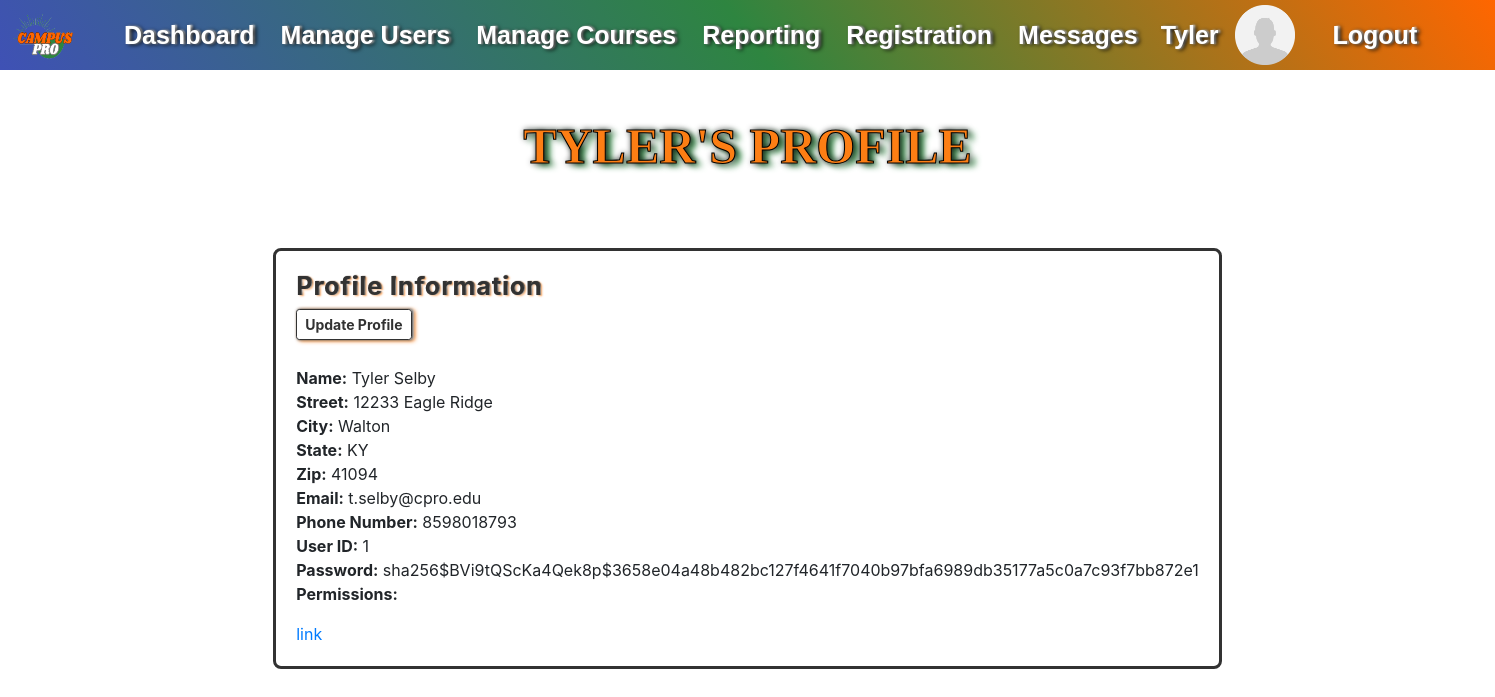
The page /user-profile/ (signed in) on the database its author committed.
### website/models.py (models this page shows)
class User(db.Model, UserMixin):
    id = db.Column(db.Integer, primary_key=True)
    first_name = db.Column(db.String(50), nullable=False)
    last_name = db.Column(db.String(50), nullable=False)
    address = db.Column(db.String(100), nullable=False)
    city = db.Column(db.String(50), nullable=False)
    zip_code = db.Column(db.Integer, nullable=False)
    state = db.Column(db.String(50))
    email = db.Column(db.String(100), nullable=False, unique=True)
    phone_number = db.Column(db.String(15), nullable=False, unique=True)
    password = db.Column(db.String(20), nullable=False)
    permissions = db.Column(db.Integer, None)
    courses = db.relationship('Course')  # When a class is added, this field will store the Courses.id
    """
    We want to be able to choose a user and be able to see all of their notes.
    To do this we need to add a notes field and add a relationship to the Note table.
    This will add the note (which includes all of the information of the
    different fields in the notes database - id, data, date, user_id) to the user's profile
    everytime they create a note which will allow us to find the note easier.
    """

### website/views.py (the view)
@views.route('/user-profile/')
@login_required
def user_profile():
    return render_template("user_profile.html")

### website/__init__.py (called while the page is built)
def create_app():
    app = Flask(__name__)
    app.config['SECRET_KEY'] = 'dj3!8rn*-q87b5mg$f0'
    app.config['SQLALCHEMY_DATABASE_URI'] = f'sqlite:///{DB_NAME}'
    db.init_app(app)
    from .views import views
    from .auth import auth
    app.register_blueprint(views, url_prefix='/')
    app.register_blueprint(auth, url_prefix='/')
    from .models import User, Course
    with app.app_context():
        db.create_all()
    login_manager = LoginManager()
    login_manager.login_view = 'authentication.login'
    login_manager.init_app(app)
    @login_manager.user_loader
    def load_user(id):
        return User.query.get(int(id))
    return app

### website/templates/user_profile.html (shortened to what this page needs)
{% extends "_template_admin.html" %}{% block title %}User Profile{% endblock %}
{%block content%}
<br>
<h1 class="student-title">{{current_user.first_name}}'s Profile</h1>
<div class="container-template">
    <div class="card profile-card" style="border: 3px solid #323232; border-radius: 8px;">
      <div class="card-body">
        <h5 class="profile-card-title">Profile Information</h5>
        <a href="#" class="btn btn-sm" style=" font-weight: bold;">
          Update Profile
        </a>
        <br>
        <strong>Name:</strong>
        {{current_user.first_name}} {{current_user.last_name}}<br>
        <strong>Street:</strong>
        {{current_user.address}}<br>
        <strong>City:</strong>
        {{current_user.city}}<br>
        <strong>State:</strong>
        {{current_user.state}}<br>
        <strong>Zip:</strong>
        {{current_user.zip_code}}<br>
        <strong>Email:</strong>
        {{current_user.email}}<br>
        <strong>Phone Number:</strong>
        {{current_user.phone_number}}<br>
        {% if current_user.permissions == 0 %}
          <strong>User ID:</strong>
          {{current_user.id}}<br>
          <strong>Password:</strong>
          {{current_user.password}}<br>
          <strong>Permissions:</strong><br>
        {% endif %}
        <a href="#" class="card-link">link</a>
      </div>
    </div>
</div>
{% endblock %}

### website/templates/_template_admin.html (shortened to what this page needs)
<!DOCTYPE html>
<html>
  <head>
    <link rel="stylesheet"
      href="https://cdn.jsdelivr.net/npm/bootstrap@4.3.1/dist/css/bootstrap.min.css"
>
    <link
      rel="stylesheet"
      href="https://stackpath.bootstrapcdn.com/font-awesome/4.7.0/css/font-awesome.min.css"
    />
    <link rel="stylesheet" type="text/css" href="{{ url_for('static', filename='css/styles.css') }}">
  </head>
  <body>
    <div id="grad">
      <nav class="navbar navbar-expand-lg navbar-dark">
        <a class="navbar-brand" href="/">
          <img class="navbar-logo" src="{{ url_for('static', filename='assets/CampusProLogo.png') }}" alt="Navbar Logo">
        </a>
        <div class="container1">
          <div class="collapse navbar-collapse" id="navbar">
            <ul class="navbar-nav ml-auto" style="list-style-type: none;">
              <li class="nav-item active">
                <a class="nav-link" href="/admin/dash" style="color: #ffffff;">Dashboard <span class="sr-only">(current)</span></a>
              </li>
              <li class="nav-item">
                <a class="nav-link" href="/admin/manage_users" style="color: #ffffff;">Manage Users</a>
              </li>
              <li class="nav-item">
                <a class="nav-link" href="/admin/manage_courses" style="color: #ffffff;">Manage Courses</a>
              </li>
              <li class="nav-item">
                <a class="nav-link" href="#" style="color: #ffffff;">Reporting</a>
              </li>
              <li class="nav-item">
                <a class="nav-link" href="#" style="color: #ffffff;">Registration</a>
              </li>
              <li class="nav-item">
                <a class="nav-link" href="#" style="color: #ffffff;">Messages</a>
              </li>
            </ul>
            <div class="container2" style="display: flex; justify-content: flex-end;">
              <ul class="navbar-nav ml-auto" style="list-style-type: none;">
                <li style="margin-left: 15px; margin-right: 0%;">
                  <a class="navbar navbar-brand" href="/user-profile/" style="color: #ffffff;">{{current_user.first_name}}</a>
                </li>
                <li style="margin-left: 0%;">
                  <img class="profile-pic" href="/user-profile/"
                    src="{{ url_for('static', filename='assets/gen_profile_pic.png') }}"
                    alt="Profile Picture">
                </li>
                <li class="nav-item">
                  <a class="nav-link" href="/logout" style="color: #ffffff; margin-left: 20px;">Logout</a>
                </li>
              </ul>
            </div>
          </div>
        </div>
      </nav>
    </div>
    <div class="container-template">
      {% block content %}
      {% endblock %}
    </div>
  </body>
</html>

### website/static/css/styles.css (style rules this page uses)
#grad { background-image: linear-gradient(55deg, #3F51B5, #2E8540, #FF6600); }
.navbar { width: 100%; font-family: "Montserrat", "Arial", sans-serif; font-size: 25px; line-height: 35px; font-weight: bold; text-shadow: 3px 1px 4px #000, 2px 0 2px #fff; white-space: nowrap; padding: 0; }
.container1 { width: 100%; margin: 0%; padding: 0%; justify-items: left; }
.container2 { width: 100%; margin-right: 40px; padding-right: 20px; justify-items: right; }
.container-template { width: 80%; margin: auto; justify-items: center; }
.navbar-brand { display: flex; align-items: center; }
.profile-pic { width: 60px; height: 60px; padding: 0; margin-left: 0px; }
.navbar-logo { width: 70px; height: 60px; padding: 0; margin-right: 10px; margin-left: 10px; }
a.nav-link { padding: 0px; }
.navbar-nav { align-items: center; }
.nav-item { margin-left: 10px; }
body { padding-bottom: 50px; }
h1 { text-align:center; color:#3F51B5 }
.btn { align-items: center; margin-bottom: 5px; border: 1px solid #323232; box-shadow:1px 0 3px #323232, 2px 0 2px #fff, 3px 1px 4px #fd7e14; color: #323232; }
.student-title { font-size: 50px; font-weight: bold; color: #fd7e14; font-family: cursive; margin: 10px 0px 20px; text-transform: uppercase; text-shadow: 1px 0 6px #000, 6px 3px 6px #2E8540; margin: 22px 0px 20px; text-align: center; line-height: 60px; -webkit-text-stroke: 1px black; }
.profile-card-title { font-size: 25px; line-height: 30px; font-weight: bold; letter-spacing: 1px; text-shadow: 1px 2px 4px #fff, 1px 0 1px #000, 2px 1px 2px #fd7e14, 3px 1px 2px #fff; color: #323232; margin-bottom: 8px; }

### rows shown on the page
User: first_name "Tyler", first_name "TYLER", last_name "Selby", address "12233 Eagle Ridge", city "Walton", state "KY", zip_code "41094", email "t.selby@cpro.edu", phone_number "8598018793", id "1", password "sha256$BVi9tQScKa4Qek8p$3658e04a48b482bc127f4641f7040b97bfa6989db35177a5c0a7c93f7bb872e1"
